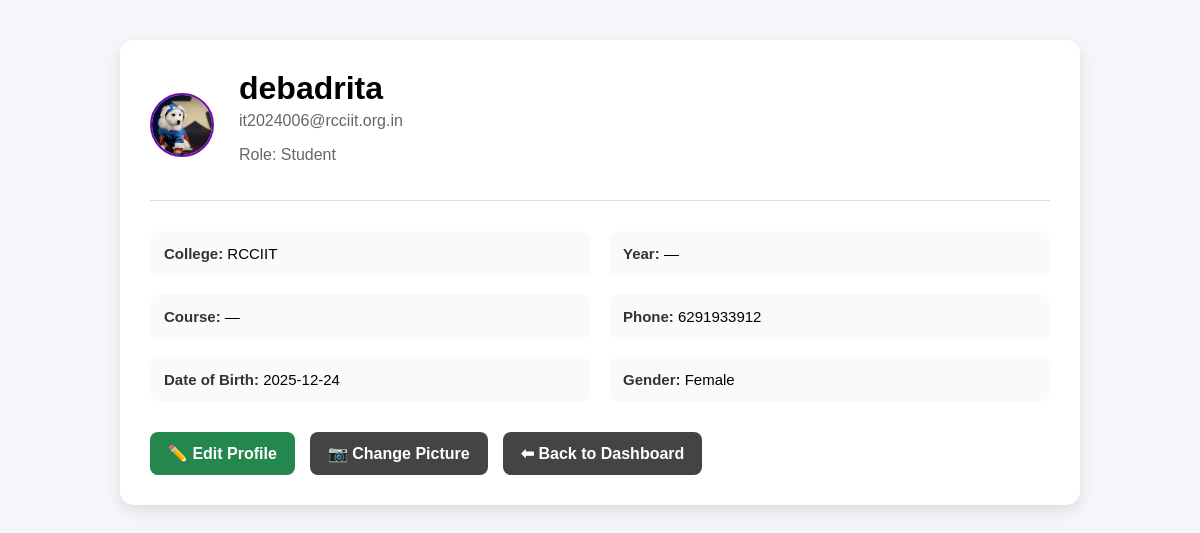
Page /student_profile.php (signed in) on the committed database.
### tables this page shows
CREATE TABLE `signup_details` (
  `id` int(11) NOT NULL,
  `name` varchar(100) NOT NULL DEFAULT 'User',
  `email` varchar(25) NOT NULL,
  `password` varchar(255) NOT NULL,
  `major` varchar(100) NOT NULL DEFAULT 'Undeclared',
  `dob` date NOT NULL,
  `gender` varchar(20) NOT NULL,
  `phone` varchar(20) NOT NULL,
  `college` varchar(255) NOT NULL,
  `profile_pic` varchar(255) DEFAULT 'db.png',
  `joined_date` timestamp NOT NULL DEFAULT current_timestamp(),
  `created_at` timestamp NOT NULL DEFAULT current_timestamp(),
  `role` enum('student','mentor','admin') NOT NULL,
  `last_login` timestamp NULL DEFAULT NULL,
  `status` enum('pending','active','rejected') NOT NULL DEFAULT 'active',
  `mentor_id` int(11) DEFAULT NULL
);

### student_profile.php (the view, shortened to what this page needs)
<?php
require_once 'includes/db_connect.php';
$stmt = $pdo->prepare("SELECT * FROM signup_details WHERE id = ?");
$stmt->execute([$_SESSION['user_id']]);
$student = $stmt->fetch(PDO::FETCH_ASSOC);
?>
<!DOCTYPE html>
<html lang="en">
<head>
</head>
<body>
<div class="profile-container">
    <div class="profile-header">
        <?php
    require_once 'components/profile_picture.php';
    ?>
        <div>
            <h1><?php echo htmlspecialchars($student['name']); ?></h1>
            <p><?php echo htmlspecialchars($student['email']); ?></p>
            <p>Role: Student</p>
        </div>
    </div>
    <div class="profile-grid">
        <div class="profile-item"><strong>College:</strong> <?php echo $student['college'] ?? '—'; ?></div>
        <div class="profile-item"><strong>Year:</strong> <?php echo $student['year'] ?? '—'; ?></div>
        <div class="profile-item"><strong>Course:</strong> <?php echo $student['course'] ?? '—'; ?></div>
        <div class="profile-item"><strong>Phone:</strong> <?php echo $student['phone'] ?? '—'; ?></div>
        <div class="profile-item"><strong>Date of Birth:</strong> <?php echo $student['dob'] ?? '—'; ?></div>
        <div class="profile-item"><strong>Gender:</strong> <?php echo $student['gender'] ?? '—'; ?></div>
    </div>
    <div class="profile-actions">
        <a href="edit_profile.php">✏️ Edit Profile</a>
        <a href="upload_profile_pic.php" class="secondary">📷 Change Picture</a>
        <a href="student_dashboard.php" class="secondary">⬅ Back to Dashboard</a>
    </div>
</div>
</body>
</html>

### student_profile.php (style rules this page uses)
body { margin: 0; font-family: Arial, sans-serif; background: #f4f6f9; }
.profile-container { max-width: 900px; margin: 40px auto; background: #fff; padding: 30px; border-radius: 14px; box-shadow: 0 6px 15px rgba(0,0,0,0.1); }
.profile-header { display: flex; align-items: center; gap: 25px; border-bottom: 1px solid #ddd; padding-bottom: 20px; }
.profile-header h1 { margin: 0; }
.profile-header p { color: #666; margin-top: 5px; }
.profile-grid { display: grid; grid-template-columns: repeat(2, 1fr); gap: 18px; margin-top: 30px; }
.profile-item { background: #f9fafc; padding: 14px; border-radius: 10px; font-size: 15px; }
.profile-item strong { color: #333; }
.profile-actions { margin-top: 30px; display: flex; gap: 15px; }
.profile-actions a { padding: 12px 18px; text-decoration: none; background: #24874dff; color: white; border-radius: 8px; font-weight: bold; }
.profile-actions a.secondary { background: #444; }

### rows in the picture
signup_details: name "debadrita", email "it2024006@rcciit.org.in", college "RCCIIT", phone "6291933912", dob "2025-12-24", gender "Female"

### other values in the picture
$student['year'] "—"
$student['course'] "—"
